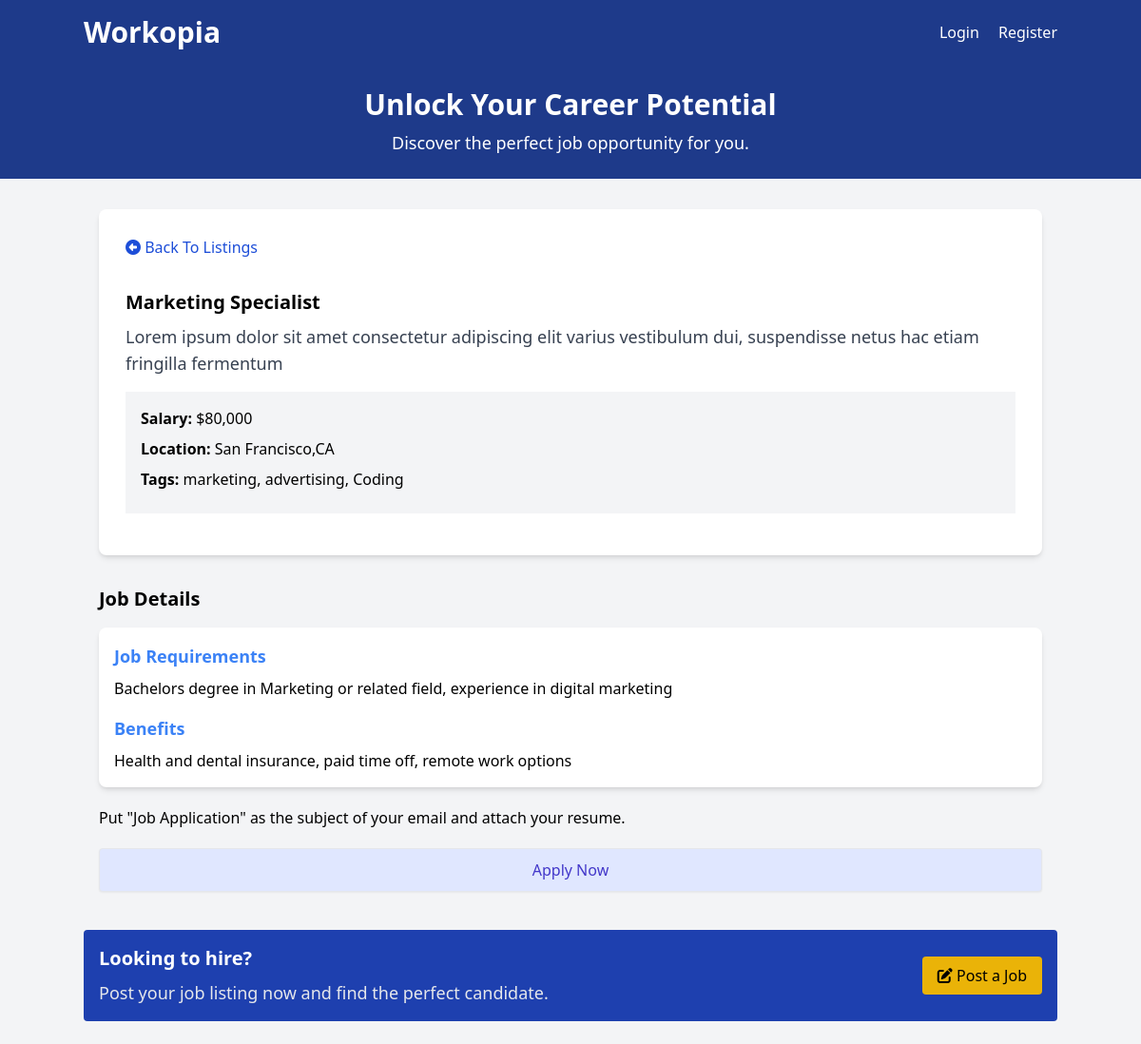
The app's page /listings/2 with its own data.
### tables this page shows
CREATE TABLE `listings` (
  `id` int NOT NULL AUTO_INCREMENT,
  `user_id` int NOT NULL,
  `title` varchar(255) NOT NULL,
  `description` longtext,
  `salary` varchar(45) DEFAULT NULL,
  `tags` varchar(255) DEFAULT NULL,
  `company` varchar(45) DEFAULT NULL,
  `address` varchar(255) DEFAULT NULL,
  `city` varchar(45) DEFAULT NULL,
  `state` varchar(45) DEFAULT NULL,
  `phone` varchar(45) DEFAULT NULL,
  `email` varchar(45) DEFAULT NULL,
  `requirements` longtext,
  `benefits` longtext,
  `created_at` timestamp NULL DEFAULT CURRENT_TIMESTAMP,
  PRIMARY KEY (`id`),
  KEY `fk_listings_users_idx` (`user_id`),
  CONSTRAINT `fk_listings_users` FOREIGN KEY (`user_id`) REFERENCES `users` (`id`) ON DELETE CASCADE ON UPDATE CASCADE
);

### App/controllers/ListingController.php (called while the page is built, shortened)
<?php
class ListingController{
    protected $db;
    public function __construct(){
        $config = require basePath('config/db.php');
        $this->db = new Database($config);
    }
    public function show($params){
        $id = $params['id'] ?? '';
        $params = [
            'id' => $id
        ];
        $listing = $this->db->query("SELECT * FROM listings WHERE id = :id", $params)->fetch();
        loadView('listings/show',[
            'listing' => $listing
        ]);
    }
}

### public/index.php (called while the page is built, shortened)
<?php
require '../helpers.php';
$router = new Router();
$uri = parse_url($_SERVER['REQUEST_URI'], PHP_URL_PATH);
$router->route($uri);

### Framework/Session.php (called while the page is built, shortened)
<?php
class Session {
    public static function has($key){
      return isset($_SESSION[$key]);
     }
}

### Framework/Database.php (called while the page is built, shortened)
<?php
class Database{
    public $conn;
public function __construct($config){
    $dsn = "mysql:host={$config['host']};port={$config['port']};dbname={$config['dbname']}";
    $options = [
        PDO::ATTR_ERRMODE => PDO::ERRMODE_EXCEPTION,
        PDO::ATTR_DEFAULT_FETCH_MODE => PDO::FETCH_OBJ
    ];
    try {
        $this->conn = new PDO($dsn, $config['username'], $config['password'], $options);
      } catch (PDOException $e) {
        throw new Exception("Database connection failed: {$e->getMessage()}");
      }
}
public function query($query, $params=[]){
  try{
    $sth = $this->conn->prepare($query);
    foreach($params as $param => $value){
      $sth->bindValue(':' . $param, $value);
    }
    $sth->execute();
    return $sth;
  }catch(PDOException $e){
    throw new Exception("Query failed to execute: {$e->getMessage()}");
  }
}
}

### App/views/listings/show.view.php (the view, shortened to what this page needs)
<?php loadPartials("navbar"); ?>
<?php loadPartials("top-banner"); ?>
<section class="container mx-auto p-4 mt-4">
      <div class="rounded-lg shadow-md bg-white p-3">
       <div class="flex justify-between items-center">
      <a class="block p-4 text-blue-700" href="/listings">
        <i class="fa fa-arrow-alt-circle-left"></i>
        Back To Listings
      </a>
    </div>
        <div class="p-4">
          <h2 class="text-xl font-semibold"><?= $listing->title; ?></h2>
          <p class="text-gray-700 text-lg mt-2">
          <?= $listing->description; ?>
          </p>
          <ul class="my-4 bg-gray-100 p-4">
            <li class="mb-2"><strong>Salary: </strong><?= formatSalary($listing->salary); ?></li>
            <li class="mb-2">
              <strong>Location:</strong>  <?= $listing->city; ?>,<?= $listing->state; ?>
            </li>
            <?php if(!empty($listing->tags)) : ?>
                <li class="mb-2">
                  <strong>Tags:</strong> <span><?= $listing->tags; ?></span>,
                  <span>Coding</span>
                </li>
                <?php endif; ?>
          </ul>
        </div>
      </div>
    </section>
    <section class="container mx-auto p-4">
      <h2 class="text-xl font-semibold mb-4">Job Details</h2>
      <div class="rounded-lg shadow-md bg-white p-4">
        <h3 class="text-lg font-semibold mb-2 text-blue-500">
          Job Requirements
        </h3>
        <p>
        <?= $listing->requirements; ?>
        </p>
        <h3 class="text-lg font-semibold mt-4 mb-2 text-blue-500">Benefits</h3>
        <p><?= $listing->benefits; ?></p>
      </div>
      <p class="my-5">
        Put "Job Application" as the subject of your email and attach your
        resume.
      </p>
      <a
        href="mailto:<?= $listing->email; ?>"
        class="block w-full text-center px-5 py-2.5 shadow-sm rounded border text-base font-medium cursor-pointer text-indigo-700 bg-indigo-100 hover:bg-indigo-200"
      >
        Apply Now
      </a>
    </section>
<?php loadPartials("bottom-banner"); ?>

### Framework/Router.php (shortened to what this page needs)
<?php
class Router{
    protected $routes = [];
    public function registerRoute($method, $uri, $action, $middleware = []){
        list($controller, $controllerMethod) = explode('@', $action);
        $this->routes[] = [
            'method' => $method,
            'uri'    => $uri,
            'controller' => $controller,
            'controllerMethod' => $controllerMethod,
            'middleware' => $middleware
         ];
    }
     public function route($uri){
      $requestMethod = $_SERVER['REQUEST_METHOD'];
        foreach($this->routes as $route){
         $uriSegments = explode('/', trim($uri, '/'));
         $routeSegments = explode('/', trim($route['uri'], '/'));
         if(count($uriSegments) === count($routeSegments) && strtoupper($route['method'] === $requestMethod)){
            $params = [];
            $match = true;
            for($i = 0; $i < count($uriSegments); $i++){
               if($routeSegments[$i] !== $uriSegments[$i] && !preg_match('/\{(.+?)\}/', $routeSegments[$i])){
                  $match = false;
                  break;
               }
               if(preg_match('/\{(.+?)\}/', $routeSegments[$i], $matches)){
                  $params[$matches[1]] = $uriSegments[$i];
               }
            }
            if($match){
                $controllerMethod = $route['controllerMethod'];
                $controllerInstance = new $controller();
                $controllerInstance->$controllerMethod($params);
                return;
            }
         }
        }
     }
}

### App/views/partials/navbar.php (shortened to what this page needs)
<header class="bg-blue-900 text-white p-4">
     <div class="container mx-auto flex justify-between items-center">
       <h1 class="text-3xl font-semibold">
         <a href="/">Workopia</a>
       </h1>
       <nav class="space-x-4">
         <?php if(Session::has('user')) : ?>
           <div class="flex justify-between items-center gap-4">
             <div>
               Welcome <?= Session::get('user')['name'] ?>
             </div>
           <form method="POST" action="/auth/logout">
             <button type="submit" class="text-white inline hover::underline">Logout</button>
           </form>
           <a href="/listings/create"class="bg-yellow-500 hover:bg-yellow-600 text-black px-4 py-2 rounded hover:shadow-md transition duration-300"><i class="fa fa-edit"></i> Post a Job</a>
           </div>
         <?php else : ?>
         <a href="/auth/login" class="text-white hover:underline">Login</a>
         <a href="/auth/register" class="text-white hover:underline">Register</a>
         <?php endif; ?>
       </nav>
     </div>
   </header>

### App/views/partials/top-banner.php
<section class="bg-blue-900 text-white py-6 text-center">
  <div class="container mx-auto">
    <h2 class="text-3xl font-semibold">Unlock Your Career Potential</h2>
    <p class="text-lg mt-2">
      Discover the perfect job opportunity for you.
    </p>
  </div>
</section>

### App/views/partials/bottom-banner.php
  <section class="container mx-auto my-6">
  <div
    class="bg-blue-800 text-white rounded p-4 flex items-center justify-between"
  >
    <div>
      <h2 class="text-xl font-semibold">Looking to hire?</h2>
      <p class="text-gray-200 text-lg mt-2">
        Post your job listing now and find the perfect candidate.
      </p>
    </div>
    <a
      href="post-job.html"
      class="bg-yellow-500 hover:bg-yellow-600 text-black px-4 py-2 rounded hover:shadow-md transition duration-300"
    >
      <i class="fa fa-edit"></i> Post a Job
    </a>
  </div>
</section>

### records on screen
listings: title "Marketing Specialist", description "Lorem ipsum dolor sit amet consectetur adipiscing elit varius vestibulum dui, suspendisse netus hac etiam fringilla fermentum", salary "$80,000", city "San Francisco", state "CA", tags "marketing, advertising", requirements "Bachelors degree in Marketing or related field, experience in digital marketing", benefits "Health and dental insurance, paid time off, remote work options"
